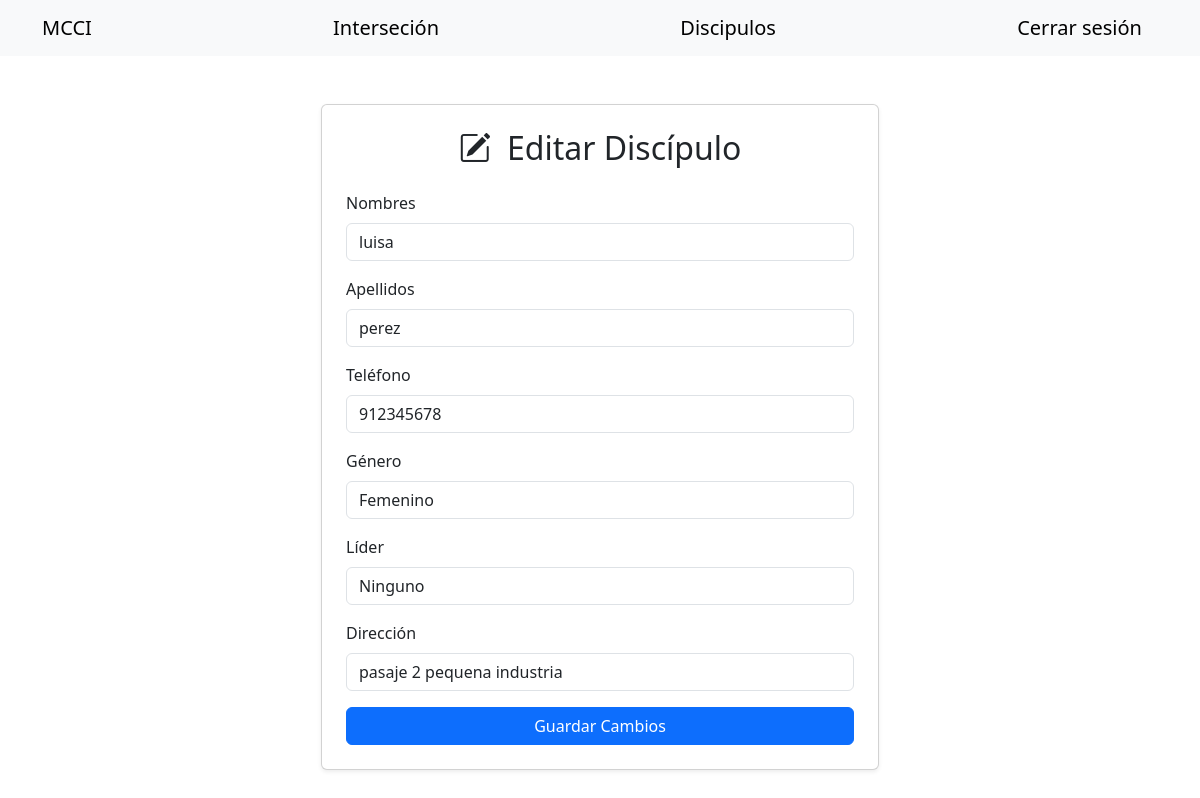
Page /discipulo/1/editar (signed in) on the earlier database version.
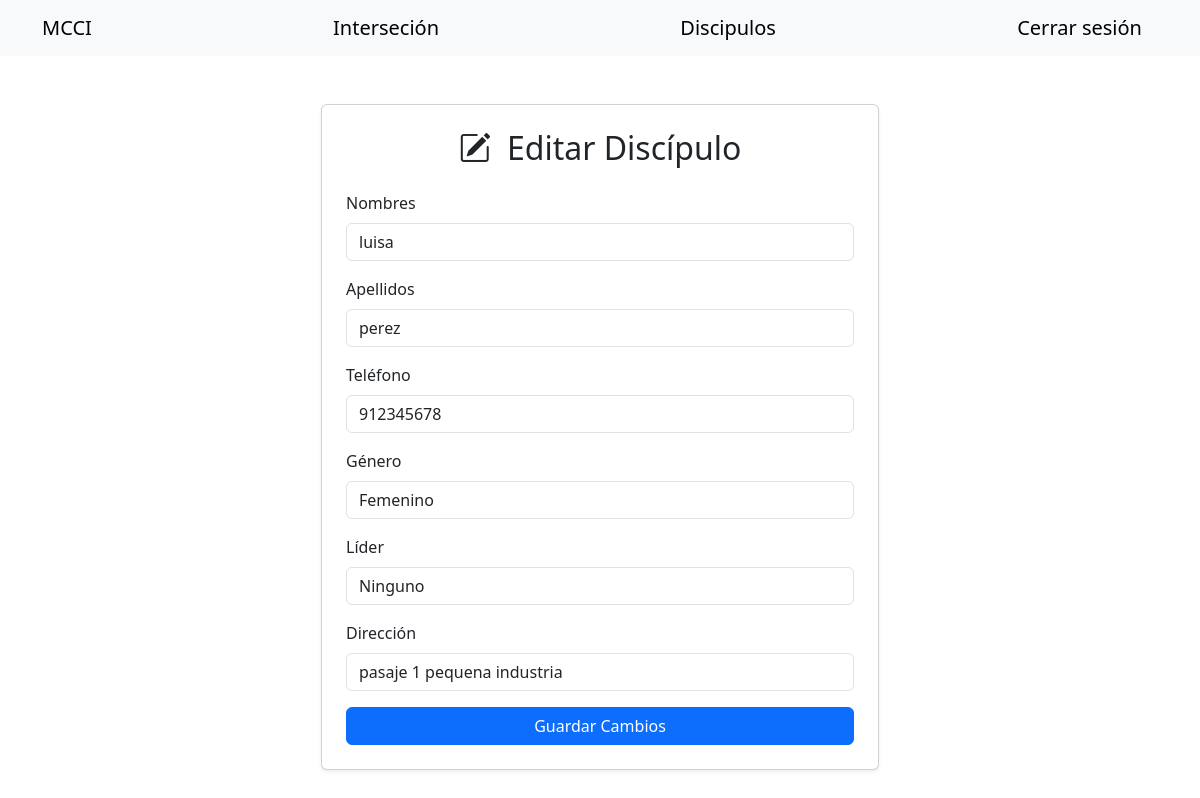
Same page on the later database version.
### app/models.py (models this page shows)
class Discipulo(db.Model):
    __tablename__ = 'discipulo'
    id = db.Column(db.Integer, primary_key=True)
    nombres = db.Column(db.String(100), nullable=False)
    apellidos = db.Column(db.String(100), nullable=False)
    telefono = db.Column(db.String(15), unique=True, nullable=False)
    lider_id = db.Column(db.Integer, db.ForeignKey('user.id'), nullable=True)
    genero = db.Column(db.String(10), nullable=False)
    direccion = db.Column(db.String(200), nullable=False)
    fecha = db.Column(db.DateTime, default=datetime.utcnow)
    lider = db.relationship('User', backref=db.backref('discipulos', lazy=True))

### app/routes.py (the view, shortened to what this page needs)
@bp.route('/discipulo/<int:id>/editar', methods=['GET', 'POST'])
@login_required
def editar_discipulo(id):
    discipulo = Discipulo.query.get_or_404(id)
    form = DiscipuloForm(obj=discipulo)
    lideres = User.query.all()
    form.lider.choices = [(None, "Ninguno")] + [(lider.id, f"{lider.nombres} {lider.apellidos}") for lider in lideres]
    form.genero.choices = [('Masculino', 'Masculino'), ('Femenino', 'Femenino')]
    return render_template('editar_discipulo.html', form=form, discipulo=discipulo)

### app/forms.py
class DiscipuloForm(FlaskForm):
    nombres = StringField('Nombres', validators=[DataRequired(), Length(min=2, max=100)])
    apellidos = StringField('Apellidos', validators=[DataRequired(), Length(min=2, max=100)])
    telefono = StringField('Teléfono', validators=[DataRequired(), Length(min=9, max=15)])
    genero = SelectField('Género', validators=[DataRequired()])
    lider = SelectField('Líder', coerce=lambda x: int(x) if x and x != 'None' else None, validators=[Optional()])
    direccion = StringField('Dirección', validators=[DataRequired()])
    submit = SubmitField('Registrar Discipulo')

### app/__init__.py (called while the page is built)
def create_app():
    app = Flask(__name__)
    app.config.from_object(Config)
    db.init_app(app)
    migrate.init_app(app, db)
    login_manager.init_app(app)
    login_manager.login_view = 'login'
    with app.app_context():
        from . import models
        @login_manager.user_loader
        def load_user(user_id):
            from .models import User
            return User.query.get(int(user_id))
    from .routes import bp
    app.register_blueprint(bp)
    return app

### app/templates/editar_discipulo.html (shortened to what this page needs)
{% extends "base.html" %}
{% set navbar=true %}
{% block content %}
<div class="container my-5">
    <div class="col-md-6 mx-auto">
        <div class="card shadow-sm">
            <div class="card-body p-4">
                <h2 class="text-center mb-4">
                    <i class="bi bi-pencil-square me-2"></i> Editar Discípulo
                </h2>
                <form method="POST">
                    {% for field in [form.nombres, form.apellidos, form.telefono, form.genero, form.lider, form.direccion] %}
                    <div class="mb-3">
                        {{ field.label(class="form-label") }}
                        {{ field(class="form-control") }}
                    </div>
                    {% endfor %}
                    <button type="submit" class="btn btn-primary w-100">Guardar Cambios</button>
                </form>
            </div>
        </div>
    </div>
</div>
{% endblock content %}

Differences in the rows shown:
changed Discipulo "luisa": direccion "pasaje 2 pequena industria" → "pasaje 1 pequena industria"
